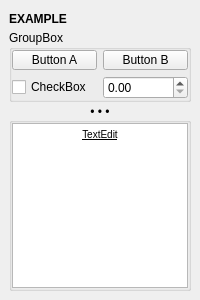
<?xml version="1.0" encoding="UTF-8"?>
<ui version="4.0">
 <class>QtUi</class>
 <widget class="QMainWindow" name="QtUi">
  <property name="enabled">
   <bool>true</bool>
  </property>
  <property name="geometry">
   <rect>
    <x>0</x>
    <y>0</y>
    <width>200</width>
    <height>300</height>
   </rect>
  </property>
  <property name="tabShape">
   <enum>QTabWidget::Triangular</enum>
  </property>
  <property name="dockNestingEnabled">
   <bool>true</bool>
  </property>
  <property name="dockOptions">
   <set>QMainWindow::AllowNestedDocks|QMainWindow::AllowTabbedDocks|QMainWindow::AnimatedDocks|QMainWindow::ForceTabbedDocks</set>
  </property>
  <widget class="QWidget" name="central_widget">
   <property name="minimumSize">
    <size>
     <width>200</width>
     <height>130</height>
    </size>
   </property>
   <layout class="QVBoxLayout" name="verticalLayout">
    <property name="spacing">
     <number>1</number>
    </property>
    <item>
     <layout class="QVBoxLayout" name="verticalLayout_1">
      <property name="spacing">
       <number>1</number>
      </property>
      <item>
       <widget class="Header" name="header">
        <property name="sizePolicy">
         <sizepolicy hsizetype="Preferred" vsizetype="Fixed">
          <horstretch>0</horstretch>
          <verstretch>0</verstretch>
         </sizepolicy>
        </property>
        <property name="minimumSize">
         <size>
          <width>0</width>
          <height>20</height>
         </size>
        </property>
        <property name="maximumSize">
         <size>
          <width>16777215</width>
          <height>20</height>
         </size>
        </property>
        <property name="font">
         <font>
          <weight>75</weight>
          <bold>true</bold>
         </font>
        </property>
        <property name="text">
         <string>EXAMPLE</string>
        </property>
       </widget>
      </item>
      <item>
       <widget class="QGroupBox" name="groupBox">
        <property name="sizePolicy">
         <sizepolicy hsizetype="Preferred" vsizetype="Fixed">
          <horstretch>0</horstretch>
          <verstretch>0</verstretch>
         </sizepolicy>
        </property>
        <property name="title">
         <string>GroupBox</string>
        </property>
        <layout class="QGridLayout" name="gridLayout">
         <property name="leftMargin">
          <number>0</number>
         </property>
         <property name="topMargin">
          <number>0</number>
         </property>
         <property name="rightMargin">
          <number>0</number>
         </property>
         <property name="bottomMargin">
          <number>0</number>
         </property>
         <item row="0" column="0">
          <widget class="PushButton" name="button_a">
           <property name="minimumSize">
            <size>
             <width>0</width>
             <height>20</height>
            </size>
           </property>
           <property name="maximumSize">
            <size>
             <width>999</width>
             <height>20</height>
            </size>
           </property>
           <property name="layoutDirection">
            <enum>Qt::RightToLeft</enum>
           </property>
           <property name="text">
            <string>Button A</string>
           </property>
           <property name="autoDefault">
            <bool>false</bool>
           </property>
           <property name="default">
            <bool>false</bool>
           </property>
           <property name="flat">
            <bool>false</bool>
           </property>
           <property name="bnabled" stdset="0">
            <bool>true</bool>
           </property>
          </widget>
         </item>
         <item row="1" column="0">
          <widget class="QCheckBox" name="checkbox">
           <property name="text">
            <string>CheckBox</string>
           </property>
          </widget>
         </item>
         <item row="0" column="2">
          <widget class="PushButton" name="button_b">
           <property name="minimumSize">
            <size>
             <width>0</width>
             <height>20</height>
            </size>
           </property>
           <property name="maximumSize">
            <size>
             <width>999</width>
             <height>20</height>
            </size>
           </property>
           <property name="layoutDirection">
            <enum>Qt::RightToLeft</enum>
           </property>
           <property name="text">
            <string>Button B</string>
           </property>
           <property name="autoDefault">
            <bool>false</bool>
           </property>
           <property name="default">
            <bool>false</bool>
           </property>
           <property name="flat">
            <bool>false</bool>
           </property>
           <property name="bnabled" stdset="0">
            <bool>true</bool>
           </property>
          </widget>
         </item>
         <item row="1" column="2">
          <widget class="DoubleSpinBox" name="spinbox"/>
         </item>
        </layout>
       </widget>
      </item>
      <item>
       <widget class="CollapsableGroup" name="groupBox_2">
        <property name="title">
         <string>• • •</string>
        </property>
        <property name="alignment">
         <set>Qt::AlignCenter</set>
        </property>
        <layout class="QVBoxLayout" name="verticalLayout_2">
         <property name="leftMargin">
          <number>0</number>
         </property>
         <property name="topMargin">
          <number>0</number>
         </property>
         <property name="rightMargin">
          <number>0</number>
         </property>
         <property name="bottomMargin">
          <number>0</number>
         </property>
         <item>
          <widget class="QTextEdit" name="textedit">
           <property name="sizePolicy">
            <sizepolicy hsizetype="Expanding" vsizetype="Ignored">
             <horstretch>0</horstretch>
             <verstretch>0</verstretch>
            </sizepolicy>
           </property>
           <property name="verticalScrollBarPolicy">
            <enum>Qt::ScrollBarAlwaysOff</enum>
           </property>
           <property name="html">
            <string>&lt;!DOCTYPE HTML PUBLIC &quot;-//W3C//DTD HTML 4.0//EN&quot; &quot;http://www.w3.org/TR/REC-html40/strict.dtd&quot;&gt;
&lt;html&gt;&lt;head&gt;&lt;meta name=&quot;qrichtext&quot; content=&quot;1&quot; /&gt;&lt;style type=&quot;text/css&quot;&gt;
p, li { white-space: pre-wrap; }
&lt;/style&gt;&lt;/head&gt;&lt;body style=&quot; font-family:'MS Shell Dlg 2'; font-size:7.85455pt; font-weight:400; font-style:normal;&quot;&gt;
&lt;p align=&quot;center&quot; style=&quot; margin-top:0px; margin-bottom:0px; margin-left:0px; margin-right:0px; -qt-block-indent:0; text-indent:0px;&quot;&gt;&lt;span style=&quot; font-size:7.85455pt; text-decoration: underline;&quot;&gt;TextEdit&lt;/span&gt;&lt;/p&gt;&lt;/body&gt;&lt;/html&gt;</string>
           </property>
          </widget>
         </item>
        </layout>
       </widget>
      </item>
     </layout>
    </item>
   </layout>
  </widget>
 </widget>
 <customwidgets>
  <customwidget>
   <class>Header</class>
   <extends>QLabel</extends>
   <header>uitk.widgets.header.Header.h</header>
  </customwidget>
  <customwidget>
   <class>PushButton</class>
   <extends>QPushButton</extends>
   <header>widgets.pushbutton.h</header>
  </customwidget>
  <customwidget>
   <class>CollapsableGroup</class>
   <extends>QGroupBox</extends>
   <header>uitk.widgets.collapsableGroup.CollapsableGroup.h</header>
   <container>1</container>
  </customwidget>
  <customwidget>
   <class>DoubleSpinBox</class>
   <extends>QDoubleSpinBox</extends>
   <header>widgets.doublespinbox.h</header>
  </customwidget>
 </customwidgets>
 <resources/>
 <connections/>
 <designerdata>
  <property name="gridDeltaX">
   <number>5</number>
  </property>
  <property name="gridDeltaY">
   <number>5</number>
  </property>
  <property name="gridSnapX">
   <bool>true</bool>
  </property>
  <property name="gridSnapY">
   <bool>true</bool>
  </property>
  <property name="gridVisible">
   <bool>true</bool>
  </property>
 </designerdata>
</ui>
